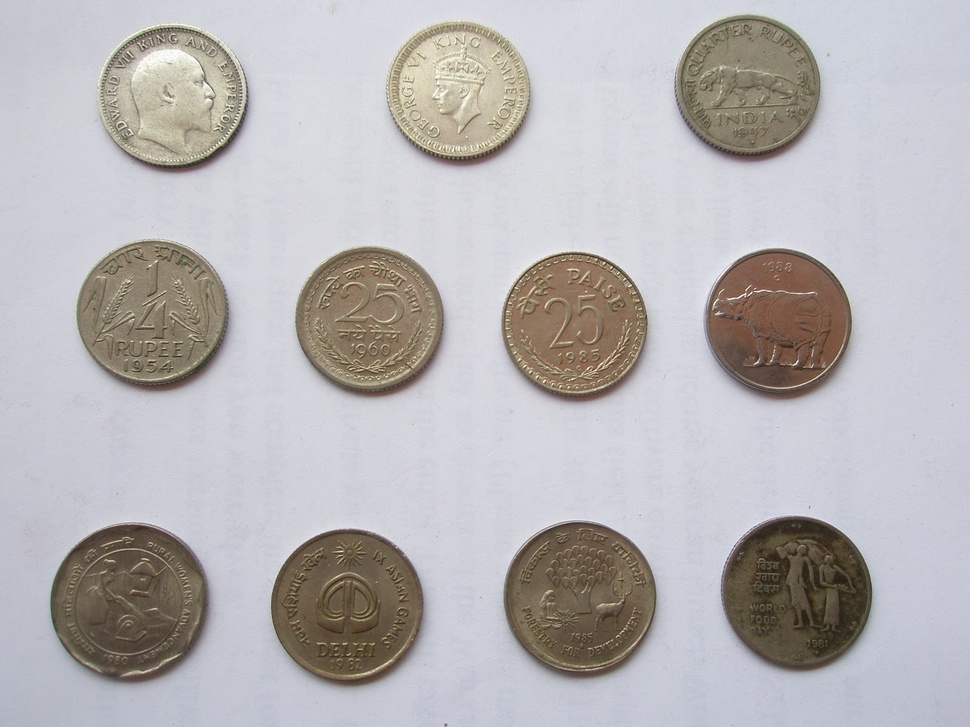
#> input picture Practical_python/Coins.JPG, 970 x 727 px, shrunk from 1600 x 1200 before the run
$ python translation.py --image Coins.JPG
#> lines starting #> are read from the running program, lines starting #| are printed output that depends on the picture
import numpy as np
import argparse
import imutils
import cv2

ap = argparse.ArgumentParser()
ap.add_argument("-i", "--image", required=True,
                help="Path to the image")
args = vars(ap.parse_args())

image = cv2.imread(args["image"])
#> image is the input picture: shape (727, 970, 3); mean B, G, R 181.4, 179.9, 183.1
cv2.imshow("OriginaL", image)

M = np.float32([[1, 0, 25], [0, 1, 50]])
shifted = cv2.warpAffine(image, M, (image.shape[1], image.shape[0]))
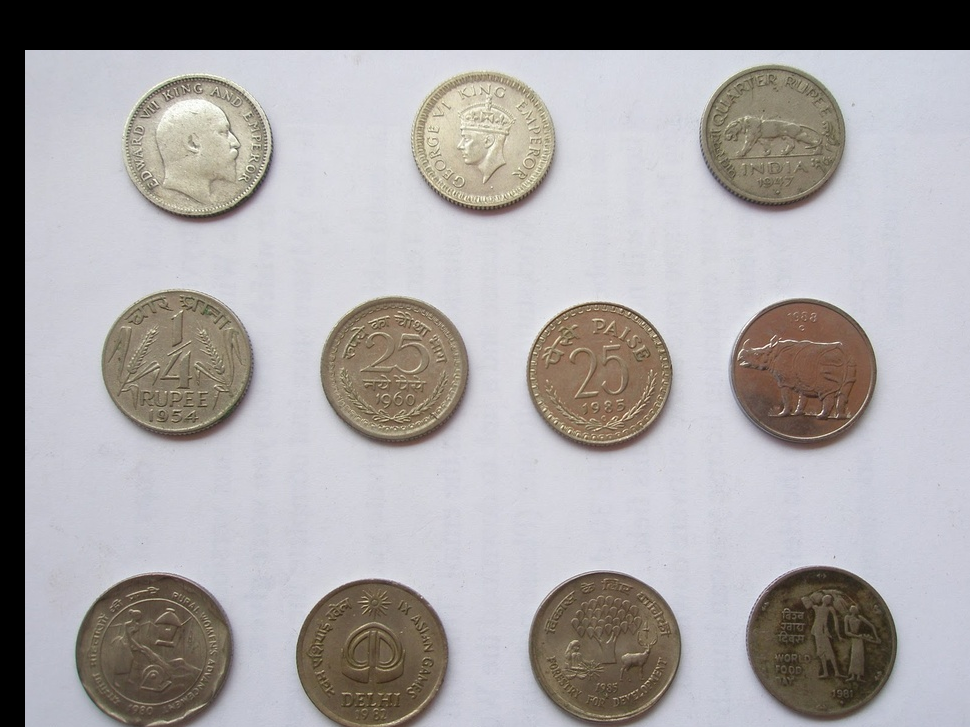
#> shifted: shape (727, 970, 3); mean B, G, R 162.2, 161.8, 165.3
cv2.imshow("shifted Down and Right", shifted)

M = np.float32([[1, 0, -50], [0, 1, -90]])
shifted = cv2.warpAffine(image, M, (image.shape[1], image.shape[0]))
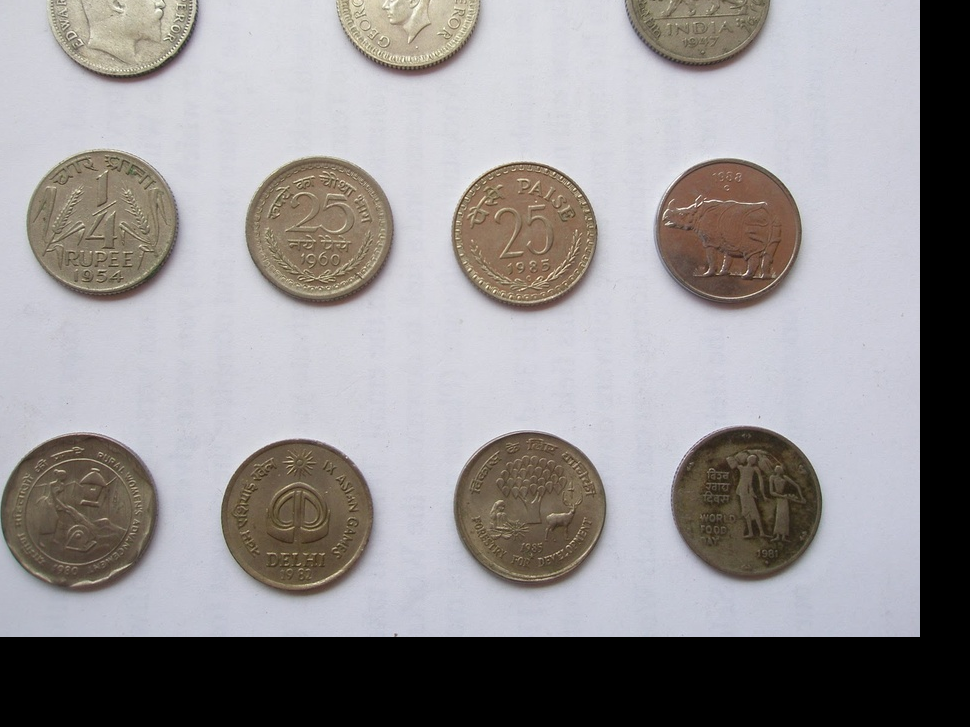
#> shifted: shape (727, 970, 3); mean B, G, R 147.4, 146.4, 149.6
cv2.imshow("Shifted Up and Left", shifted)
shifted = imutils.translate(image, 0, 100)
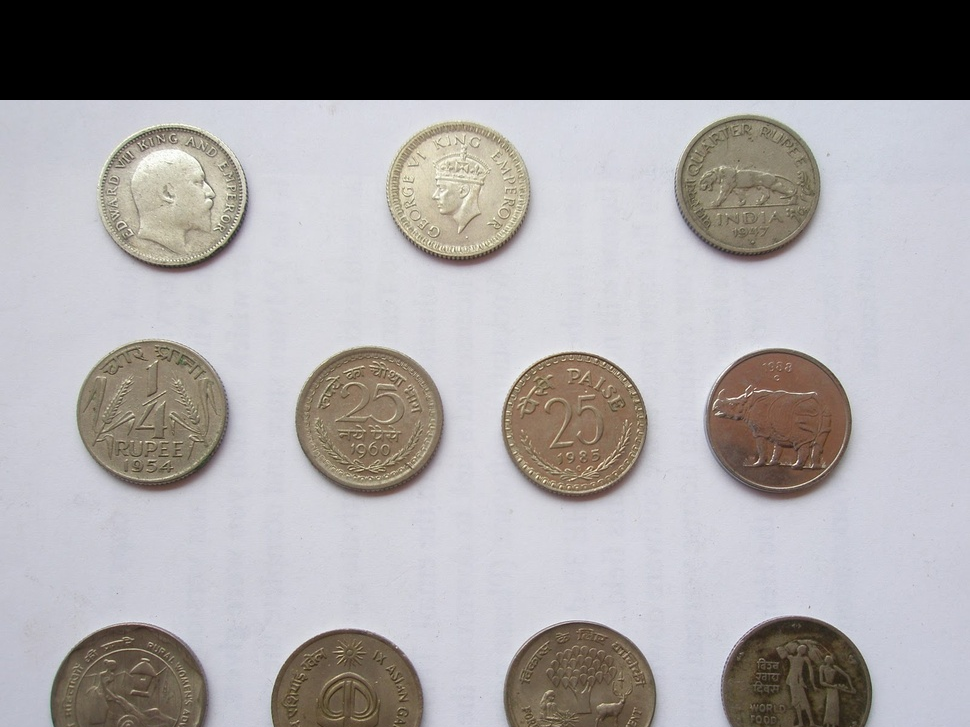
#> shifted: shape (727, 970, 3); mean B, G, R 157.5, 156.8, 159.9
cv2.imshow("Shifted Down", shifted)
cv2.waitKey(0)
